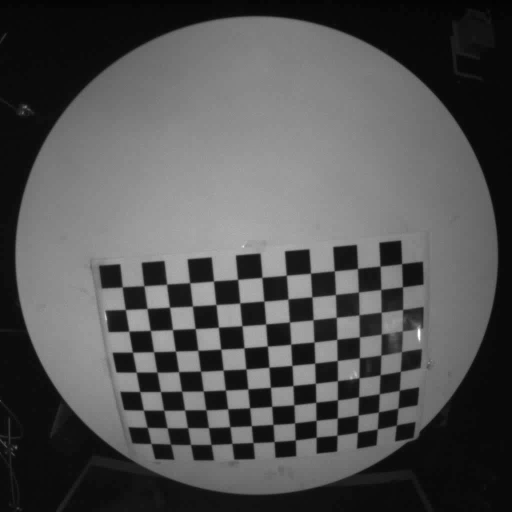
#> input picture Maxwell_Haran_checkboard_maps/Big_checkerboard_images/cam_1_frame_0.png, 1024 x 1024 px (shown at 1/2 size); its folder holds only this picture in this run
$ python WORKING_Calibrate_Fisheye.py
#> lines starting #> are read from the running program, lines starting #| are printed output that depends on the picture; after the words box and inside, x2 and y2 are one past the last pixel; in counts of white or black regions, pixels touching at a corner belong together
import cv2
import numpy as np
import glob
import os

# SET PARAMETERS
calibration_images_loc = "D:\\Branco Lab\\big_checkerboard\\Big_checkerboard_images\\"
image_extension = '.png'
camera = 'Maxwell'
CHECKERBOARD = (13, 9)

# Specify the directory where you want to save the .npy file
calibration_directory = "D:\\Branco Lab\\calibration_data\\"

# Specify the filename for saving the .npy file
calibration_file = "Maxwell_calibration_map.npy"

# Create lists to store object points and image points
obj_points = []  # 3D points in real-world space
img_points = []  # 2D points in the image plane

# Prepare object points
objp = np.zeros((CHECKERBOARD[0] * CHECKERBOARD[1], 3), np.float32)
objp[:, :2] = np.mgrid[0:CHECKERBOARD[0], 0:CHECKERBOARD[1]].T.reshape(-1, 2)

# Find calibration images
image_paths = glob.glob(calibration_images_loc + f'*{image_extension}')

# Initialize a window
cv2.namedWindow('Corner Detection', cv2.WINDOW_NORMAL)
cv2.resizeWindow('Corner Detection', 800, 600)

# Iterate through calibration images
for image_path in image_paths:
    img = cv2.imread(image_path)
#> img is the input picture: shape (1024, 1024, 3); min 1, max 255, mean 82.7
    gray = cv2.cvtColor(img, cv2.COLOR_BGR2GRAY)

    # Find chessboard corners
    ret, corners = cv2.findChessboardCorners(gray, CHECKERBOARD, None)
#> ret = True; corners = 117 rows, first 8: [252, 580], [289.6, 573.8], [335, 567.5], [381.7, 566.8], [427.4, 562.5], [477.5, 560.4], [525.9, 554], [571.8, 549.3]

    # If corners are found, add object points and image points
    if ret:
        obj_points.append(objp)
        img_points.append(corners)

        print(f"Found corners in {image_path}")

        img_with_corners = img.copy()
        cv2.drawChessboardCorners(img_with_corners, CHECKERBOARD, corners, ret)
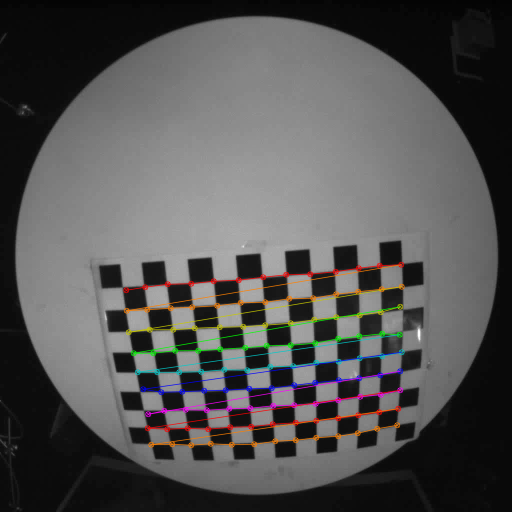
#> img_with_corners: shape (1024, 1024, 3) (shown at 1/2 size); 3.25% of pixels changed, all inside (x1, y1, x2, y2) = (246, 523, 810, 897)

        img_height, img_width, _ = img_with_corners.shape
#> img_height = 1024; img_width = 1024
        aspect_ratio = img_width / img_height
#> aspect_ratio = 1

        display_width = 800
        display_height = int(display_width / aspect_ratio)
#> display_height = 800
        cv2.imshow('Corner Detection', cv2.resize(img_with_corners, (display_width, display_height)))
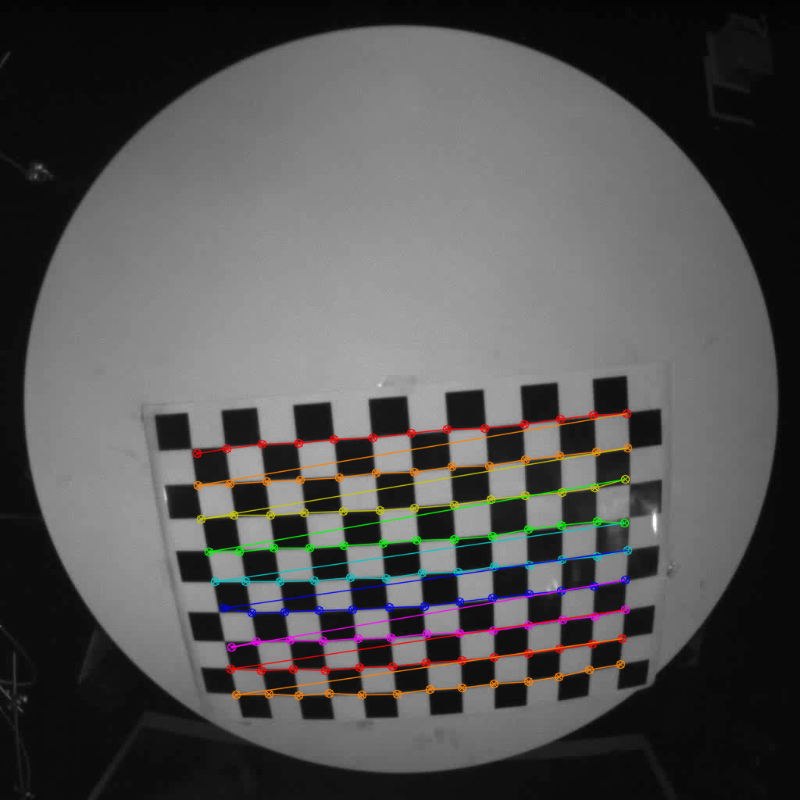
#> window 'Corner Detection': shape (800, 800, 3); mean B, G, R 82.6, 83, 83.9

        cv2.waitKey(500)

cv2.destroyWindow('Corner Detection')

print("Corner detection completed.")

print("Calculating camera matrix K and distortion coefficients D...")
ret, K, D, rvecs, tvecs = cv2.calibrateCamera(obj_points, img_points, gray.shape[::-1], None, None)
#> ret = 2.41; K = [[429.8, 0, 487.1], [0, 423.2, 507.8], [0, 0, 1]]; D = [[-0.15, 0.0559, 0.00336, -0.00443, -0.0139]]; rvecs = ([0.0471, 0.0454, -0.0907],); tvecs = ([-5.2, 1.51, 8.98],)

if not os.path.exists(calibration_directory):
    os.makedirs(calibration_directory)

calibration_data = {
    'K': K,
    'D': D,
}
#> calibration_data = {'K': [[429.8, 0, 487.1], [0, 423.2, 507.8], [0, 0, 1]], 'D': [[-0.15, 0.0559, 0.00336, -0.00443, -0.0139]]}
calibration_file_path = os.path.join(calibration_directory, calibration_file)
np.save(calibration_file_path, calibration_data)

print(f"Calibration completed. Calibration data saved to '{calibration_file_path}'")

loaded_calibration_data = np.load(calibration_file_path, allow_pickle=True).item()
K = loaded_calibration_data['K']
D = loaded_calibration_data['D']

output_directory = "D:\\Branco Lab\\calibration_output\\"

if not os.path.exists(output_directory):
    os.makedirs(output_directory)

...
for image_path in image_paths:
    img = cv2.imread(image_path)
    h, w = img.shape[:2]
#> h = 1024; w = 1024

    # Get new camera matrix
    new_K, _ = cv2.getOptimalNewCameraMatrix(K, D, (w, h), 1, (w, h))

    if new_K is not None and isinstance(new_K, np.ndarray):
        corrected_img = cv2.undistort(img, K, D, None, new_K)
    else:
        print("Error: Invalid new camera matrix.")
        continue

    # Resize the corrected image to match the original image dimensions
    corrected_img = cv2.resize(corrected_img, (w, h))

    # Print the dimensions to check if they match
    print(f"Original Image Dimensions: {img.shape}")
#| Original Image Dimensions: (1024, 1024, 3)
    print(f"Corrected Image Dimensions: {corrected_img.shape}")
#| Corrected Image Dimensions: (1024, 1024, 3)

    side_by_side = np.hstack((img, corrected_img))
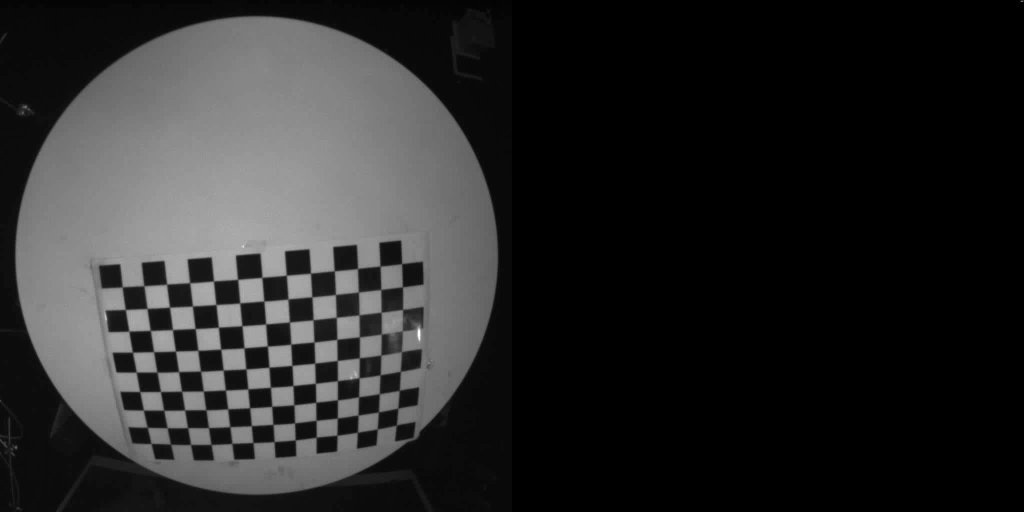
#> side_by_side: shape (1024, 2048, 3) (shown at 1/2 size); min 0, max 255, mean 41.3

    img_height, img_width, _ = side_by_side.shape
#> img_width = 2048
    aspect_ratio = img_width / img_height
#> aspect_ratio = 2

    display_width = 1600
    display_height = int(display_width / aspect_ratio)
    cv2.imshow('Original vs. Corrected', cv2.resize(side_by_side, (display_width, display_height)))

    cv2.waitKey(1000)

    print(f"Saved corrected image: {output_directory}/{os.path.basename(image_path)}")
    cv2.imwrite(os.path.join(output_directory, os.path.basename(image_path)), corrected_img)

cv2.destroyWindow('Original vs. Corrected')

print("Calibration and correction of images completed.")

$ run again, on Maxwell_Haran_checkboard_maps/Big_checkerboard_images/cam_1_frame_2400.png
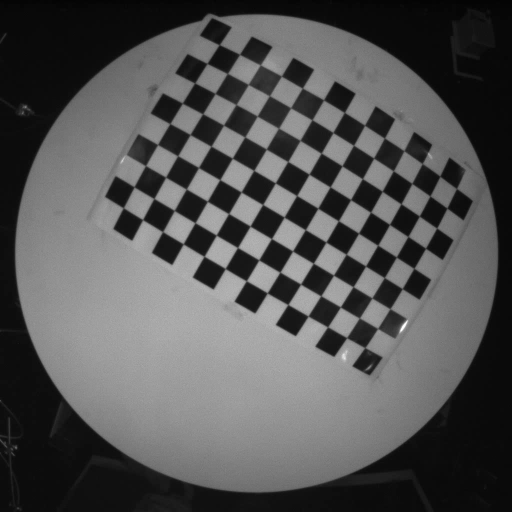
#> input picture Maxwell_Haran_checkboard_maps/Big_checkerboard_images/cam_1_frame_2400.png, 1024 x 1024 px (shown at 1/2 size)
#> img is the input picture: shape (1024, 1024, 3); min 2, max 255, mean 83.2
#> `ret, corners = cv2.findChessboardCorners(gray, CHECKERBOARD, None)`: ret = True; corners = 117 rows, first 8: [439, 89.81], [479.6, 109.4], [521.1, 130.6], [563.4, 152.4], [605.2, 176], [647.4, 200.5], [689.4, 225.2], [729.6, 251.4]
#> img_with_corners: shape (1024, 1024, 3); 3.24% of pixels changed, all inside (x1, y1, x2, y2) = (241, 84, 921, 698)
#> `ret, K, D, rvecs, tvecs = cv2.calibrateCamera(obj_points, img_points, ..`: ret = 0.719; K = [[3272.3, 0, 425.9], [0, 3453.7, 526.1], [0, 0, 1]]; D = [[-6.79, 57.41, -0.103, 0.155, -600.5]]; rvecs = ([0.334, -0.0336, 0.52],); tvecs = ([0.108, -8.7, 64.23],)
#> calibration_data = {'K': [[3272.3, 0, 425.9], [0, 3453.7, 526.1], [0, 0, 1]], 'D': [[-6.79, 57.41, -0.103, 0.155, -600.5]]}
#> `corrected_img = cv2.undistort(img, K, D, None, new_K)`:
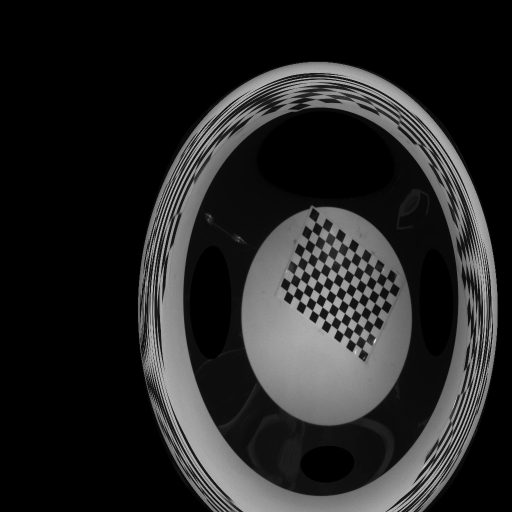
#> corrected_img: shape (1024, 1024, 3) (shown at 1/2 size); min 0, max 255, mean 36.5
#| Original Image Dimensions: (1024, 1024, 3)
#| Corrected Image Dimensions: (1024, 1024, 3)
#> `side_by_side = np.hstack((img, corrected_img))`:
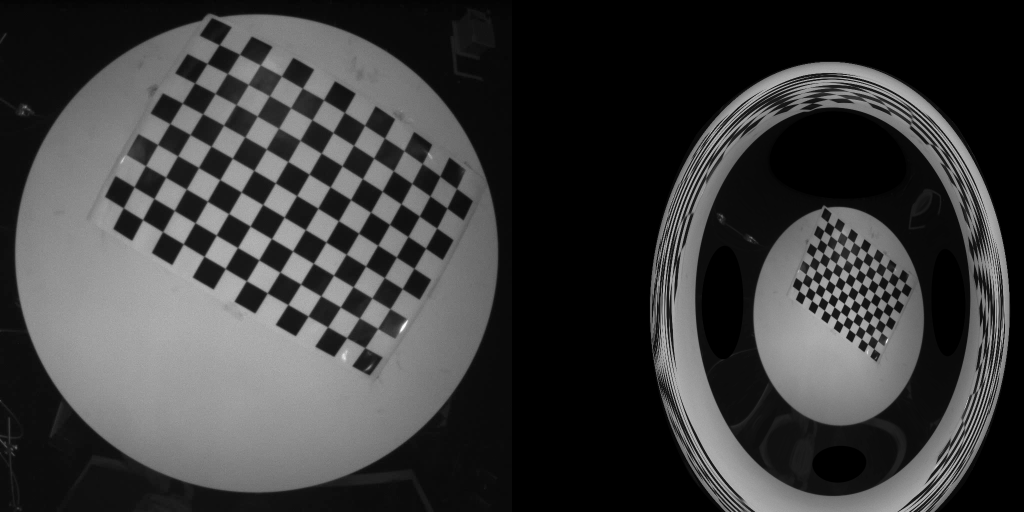
#> side_by_side: shape (1024, 2048, 3) (shown at 1/2 size); min 0, max 255, mean 59.9

$ run again, on Maxwell_Haran_checkboard_maps/Big_checkerboard_images/cam_1_frame_2800.png
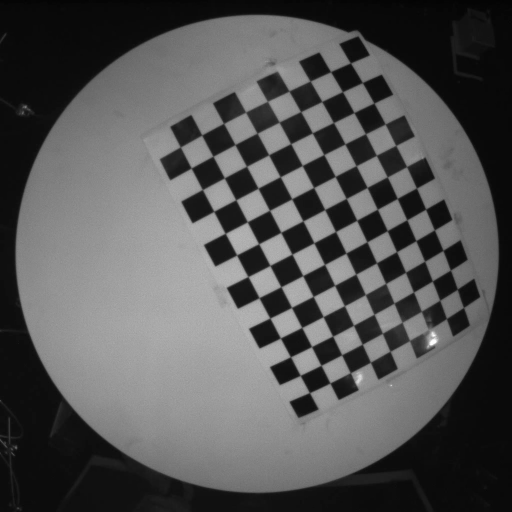
#> input picture Maxwell_Haran_checkboard_maps/Big_checkerboard_images/cam_1_frame_2800.png, 1024 x 1024 px (shown at 1/2 size)
#> img is the input picture: shape (1024, 1024, 3); min 2, max 255, mean 84.5
#> `ret, corners = cv2.findChessboardCorners(gray, CHECKERBOARD, None)`: ret = True; corners = 117 rows, first 8: [701.5, 126.5], [725.4, 165.5], [748.2, 206.4], [770.8, 248.6], [792, 291.2], [813.4, 333.8], [833.3, 376.5], [851.6, 418.9]
#> img_with_corners: shape (1024, 1024, 3); 3.18% of pixels changed, all inside (x1, y1, x2, y2) = (355, 121, 934, 793)
#> `cv2.imshow('Corner Detection', cv2.resize(img_with_corners, (display_w..`:
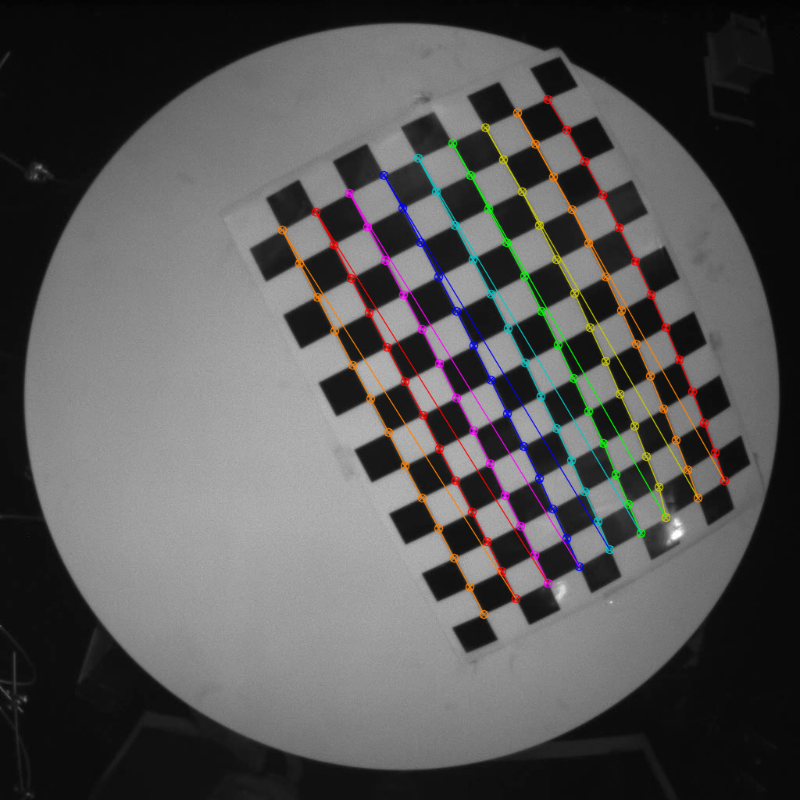
#> window 'Corner Detection': shape (800, 800, 3); mean B, G, R 84.4, 84.8, 85.7
#> `ret, K, D, rvecs, tvecs = cv2.calibrateCamera(obj_points, img_points, ..`: ret = 0.599; K = [[992.4, 0, 410.7], [0, 995.7, 490.9], [0, 0, 1]]; D = [[-0.497, 0.118, -0.0054, 0.029, 0.135]]; rvecs = ([0.141, -0.00907, 1.09],); tvecs = ([6.01, -7.67, 18.98],)
#> calibration_data = {'K': [[992.4, 0, 410.7], [0, 995.7, 490.9], [0, 0, 1]], 'D': [[-0.497, 0.118, -0.0054, 0.029, 0.135]]}
#| Original Image Dimensions: (1024, 1024, 3)
#| Corrected Image Dimensions: (1024, 1024, 3)
#> `side_by_side = np.hstack((img, corrected_img))`:
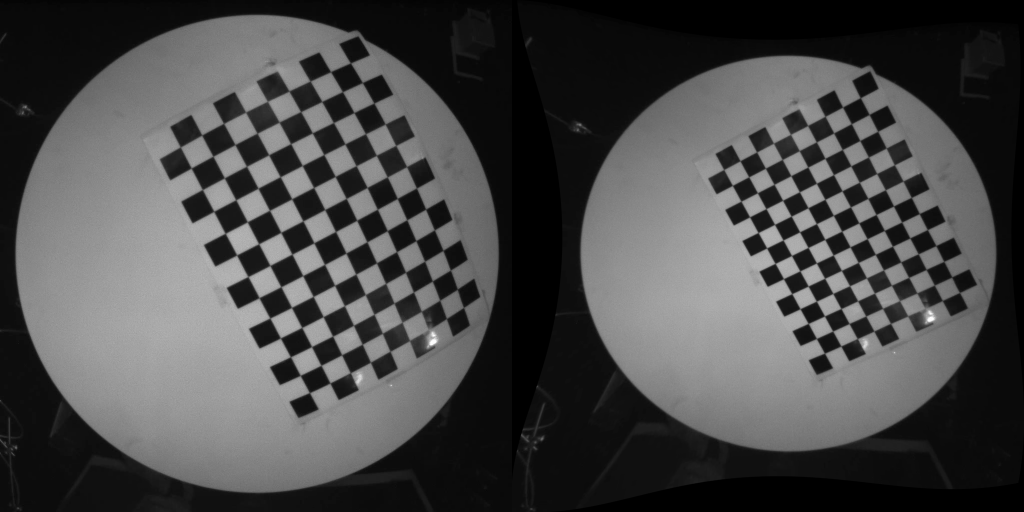
#> side_by_side: shape (1024, 2048, 3) (shown at 1/2 size); min 0, max 255, mean 73.2

$ run again, on Maxwell_Haran_checkboard_maps/Big_checkerboard_images/cam_1_frame_3200.png
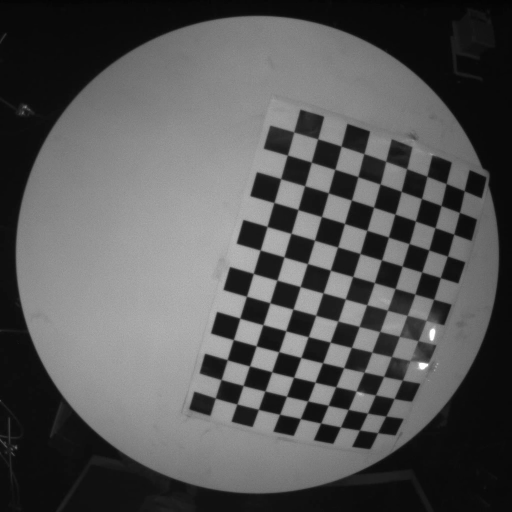
#> input picture Maxwell_Haran_checkboard_maps/Big_checkerboard_images/cam_1_frame_3200.png, 1024 x 1024 px (shown at 1/2 size)
#> img is the input picture: shape (1024, 1024, 3); min 2, max 255, mean 85.8
#> `ret, corners = cv2.findChessboardCorners(gray, CHECKERBOARD, None)`: ret = True; corners = 117 rows, first 8: [431.4, 796.3], [442.6, 759.3], [455, 719.4], [467.3, 679.5], [480.4, 636.7], [493, 593.1], [506.8, 546.9], [520.4, 500.5]
#> img_with_corners: shape (1024, 1024, 3); 3.26% of pixels changed, all inside (x1, y1, x2, y2) = (425, 258, 936, 873)
#> `ret, K, D, rvecs, tvecs = cv2.calibrateCamera(obj_points, img_points, ..`: ret = 0.468; K = [[317.3, 0, 538.9], [0, 314.8, 468.9], [0, 0, 1]]; D = [[-0.0623, 0.0111, -0.000287, -0.00784, -0.00158]]; rvecs = ([0.016, 0.0348, -1.29],); tvecs = ([-2.32, 7.36, 6.63],)
#> calibration_data = {'K': [[317.3, 0, 538.9], [0, 314.8, 468.9], [0, 0, 1]], 'D': [[-0.0623, 0.0111, -0.000287, -0.00784, -0.00158]]}
#> `corrected_img = cv2.undistort(img, K, D, None, new_K)`:
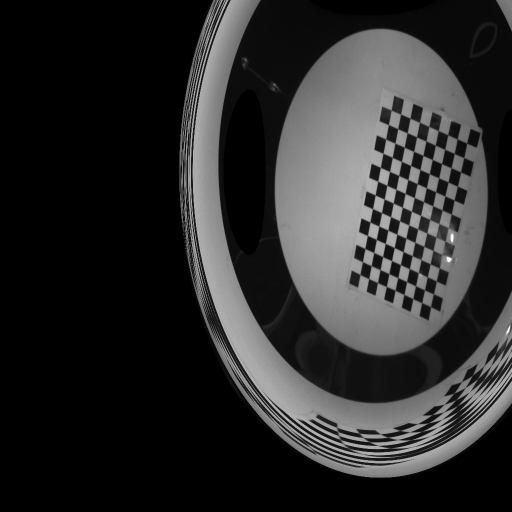
#> corrected_img: shape (1024, 1024, 3) (shown at 1/2 size); min 0, max 255, mean 43.5
#| Original Image Dimensions: (1024, 1024, 3)
#| Corrected Image Dimensions: (1024, 1024, 3)
#> `side_by_side = np.hstack((img, corrected_img))`:
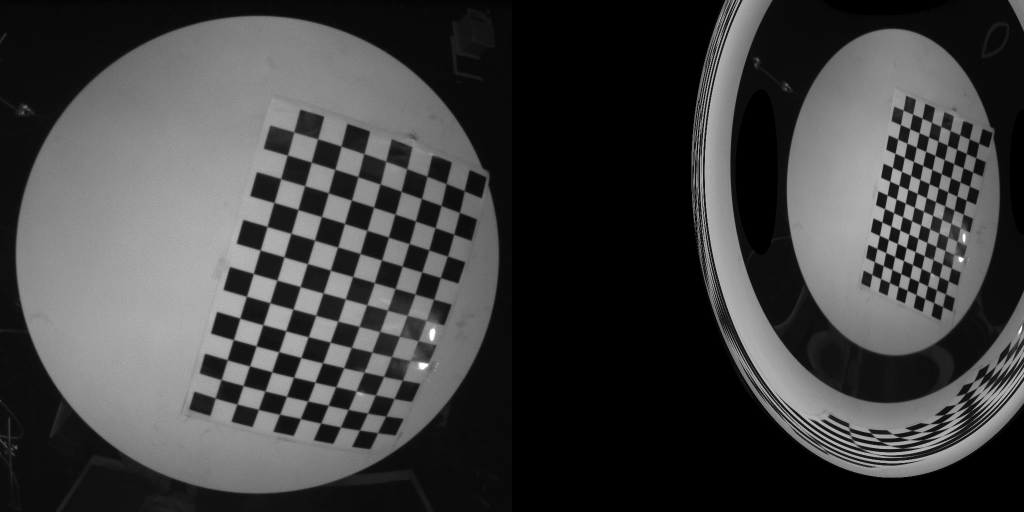
#> side_by_side: shape (1024, 2048, 3) (shown at 1/2 size); min 0, max 255, mean 64.7

$ run again, on Maxwell_Haran_checkboard_maps/Big_checkerboard_images/cam_1_frame_1200.png
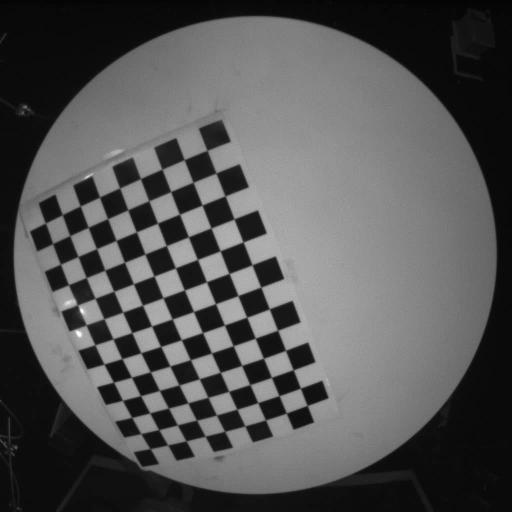
#> input picture Maxwell_Haran_checkboard_maps/Big_checkerboard_images/cam_1_frame_1200.png, 1024 x 1024 px (shown at 1/2 size)
#> img is the input picture: shape (1024, 1024, 3); min 2, max 255, mean 84.3
#> `ret, corners = cv2.findChessboardCorners(gray, CHECKERBOARD, None)`: ret = True; corners = 117 rows, first 8: [414.5, 301.4], [432.1, 346.4], [450.5, 392.4], [468.4, 438.5], [487.1, 484], [504.5, 529.9], [521.7, 574.3], [539, 618]
#> img_with_corners: shape (1024, 1024, 3); 3.14% of pixels changed, all inside (x1, y1, x2, y2) = (86, 295, 622, 905)
#> `ret, K, D, rvecs, tvecs = cv2.calibrateCamera(obj_points, img_points, ..`: ret = 0.415; K = [[451.7, 0, 465.6], [0, 449, 473.4], [0, 0, 1]]; D = [[-0.106, 0.0141, -0.00156, 0.00201, -0.00124]]; rvecs = ([0.0617, 0.00165, 1.2],); tvecs = ([-1.03, -3.5, 8.99],)
#> calibration_data = {'K': [[451.7, 0, 465.6], [0, 449, 473.4], [0, 0, 1]], 'D': [[-0.106, 0.0141, -0.00156, 0.00201, -0.00124]]}
#> `corrected_img = cv2.undistort(img, K, D, None, new_K)`:
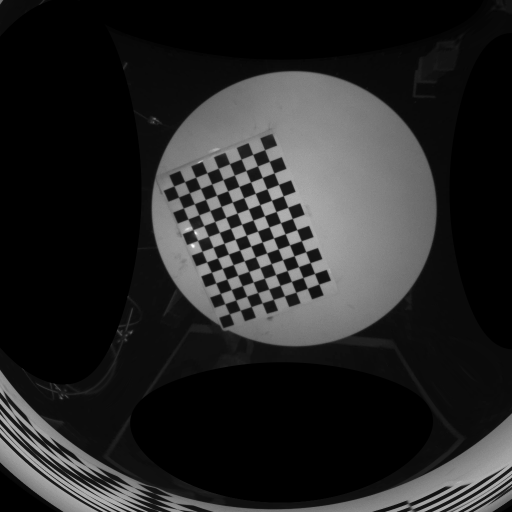
#> corrected_img: shape (1024, 1024, 3) (shown at 1/2 size); min 0, max 254, mean 38.6
#| Original Image Dimensions: (1024, 1024, 3)
#| Corrected Image Dimensions: (1024, 1024, 3)
#> `side_by_side = np.hstack((img, corrected_img))`:
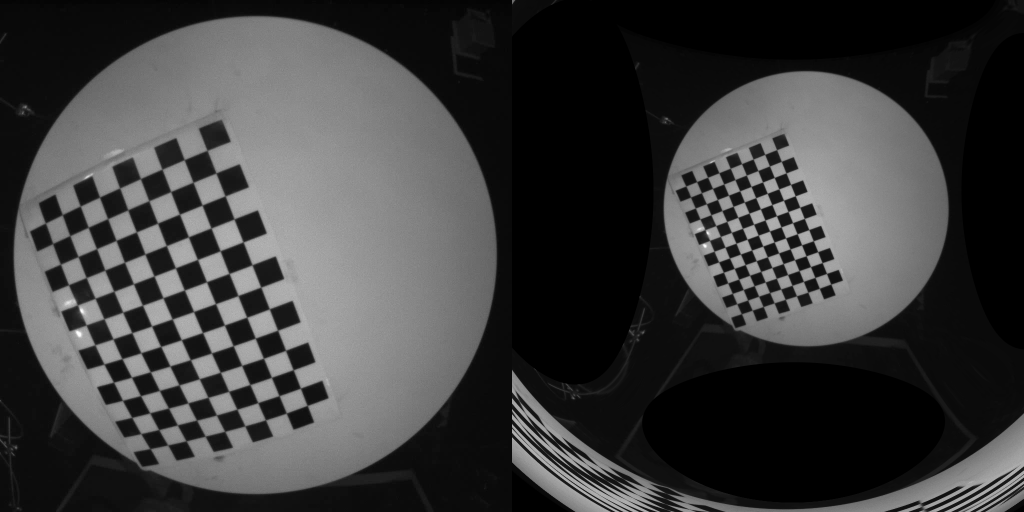
#> side_by_side: shape (1024, 2048, 3) (shown at 1/2 size); min 0, max 255, mean 61.4
